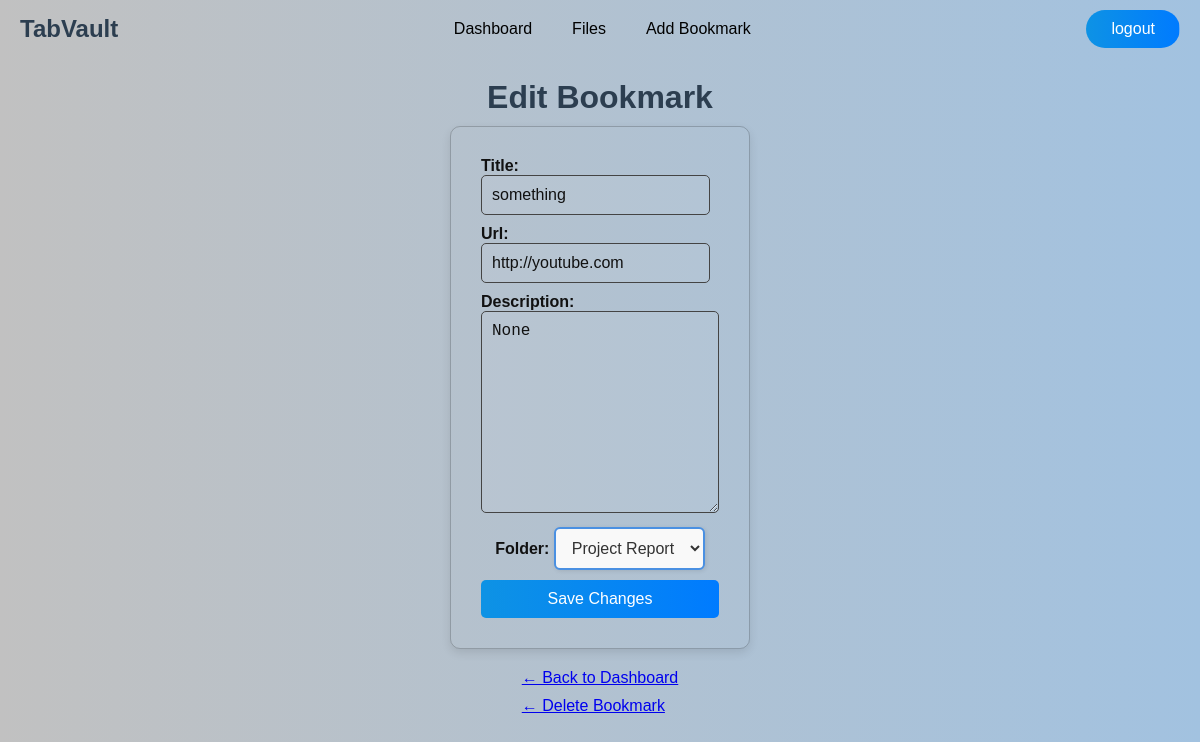
Page /dashboard/edit_bookmark/something-1/ (signed in) on the earlier database version.
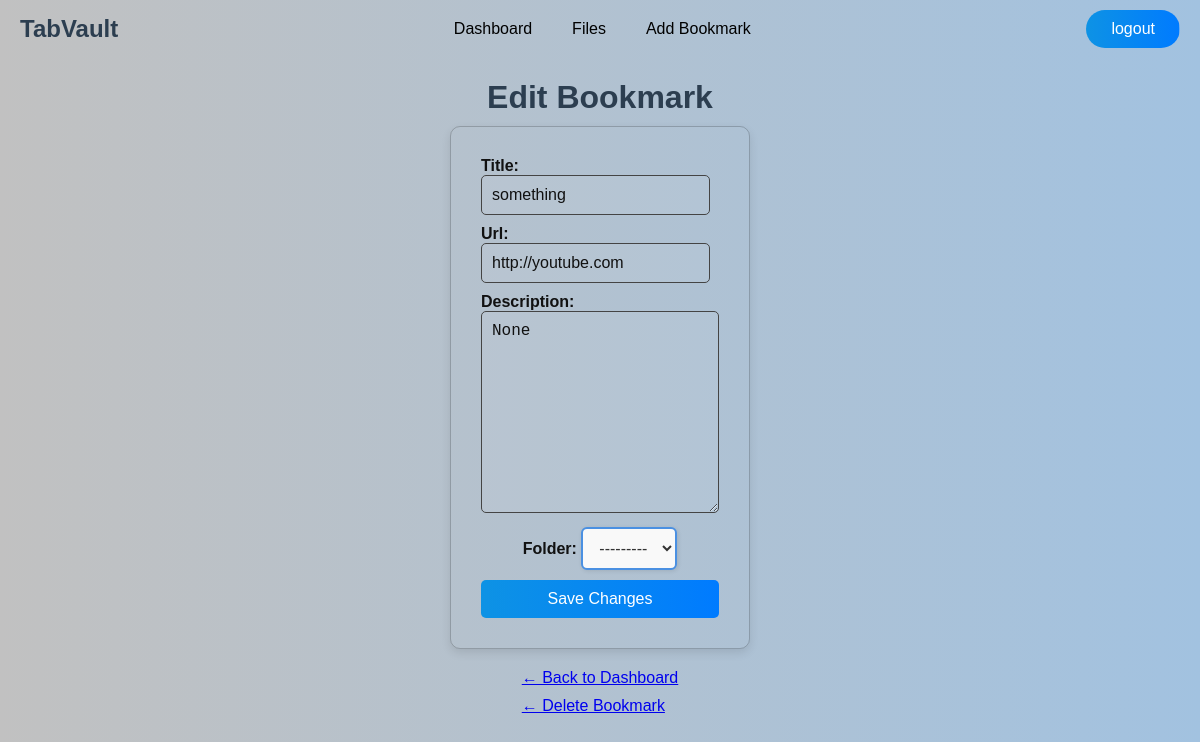
Same page on the later database version.
### Dashboard/models.py (models this page shows, shortened)
class Bookmark(models.Model):
    user = models.ForeignKey(User, on_delete=models.CASCADE)
    title = models.CharField(max_length=255)
    url = models.URLField()
    slug = models.SlugField(max_length=255, unique=True, blank=True)
    folder = models.ForeignKey('File', on_delete=models.SET_NULL, null=True, blank=True, related_name='bookmarks')
    description = models.TextField(blank=True, null=True)
    created_at = models.DateTimeField(auto_now_add=True)
    updated_at = models.DateTimeField(auto_now=True)

### Dashboard/views.py (the view)
# urls.py: path('edit_bookmark/<slug:slug>/', views.edit_bookmark, name='edit_bookmark'),
@login_required
def edit_bookmark(request, slug):
    bookmark = Bookmark.objects.get(slug=slug)
    if request.method == "POST":
        form = forms.BookmarkForm(request.POST, request.FILES, instance=bookmark)
        if form.is_valid():
            bookmark = form.save(commit=False)
            bookmark.user = request.user
            bookmark.save() # auto generate slug
            return redirect('Dashboard:dashboard')
    else:
        form = forms.BookmarkForm(instance=bookmark)
    return render(request, 'Dashboard/edit_bookmark.html', {'form': form, 'bookmark': bookmark})

### Dashboard/models.py (called while the page is built)
    def __str__(self):
        return self.name

### Dashboard/templates/Dashboard/edit_bookmark.html (shortened to what this page needs)
{% extends "main/layout.html" %}
{% block content %}
    <h1>Edit Bookmark</h1>
    <form method="POST" enctype="multipart/form-data">
        {{ form.as_p }}
        <button type="submit">Save Changes</button>
    </form>
    <p>
        <div class="edit-links">
        <a href="{% url 'Dashboard:dashboard' %}">← Back to Dashboard</a>
        <a href="{% url "Dashboard:delete_bookmark" bookmark.slug %}">← Delete Bookmark</a>
        </div>
    </p>
{% endblock %}

Differences in the rows shown:
changed Bookmark "something": folder "Project Report" → "---------"
